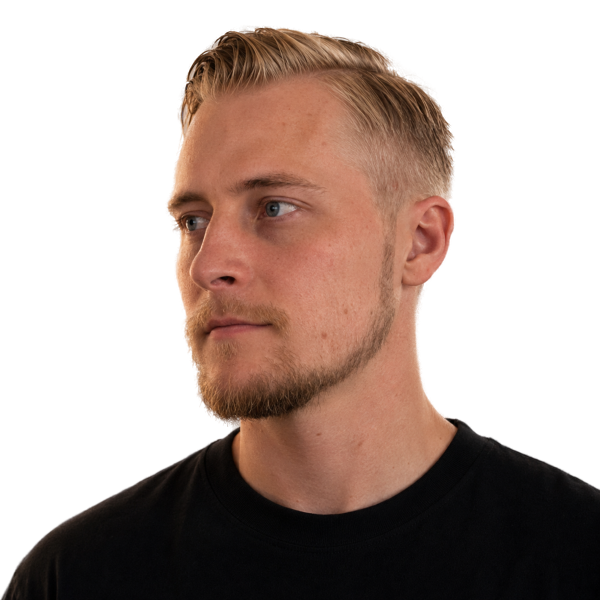
#> input picture tools/source/portrait-cutout-cache.png, 1200 x 1200 px (shown at 1/2 size)
$ python build-assets.py
#> lines starting #> are read from the running program, lines starting #| are printed output that depends on the picture; after the words box and inside, x2 and y2 are one past the last pixel; in counts of white or black regions, pixels touching at a corner belong together
#!/usr/bin/env python3
"""
Rebuilds every derived raster asset the site ships.

  portrait   — cuts the studio shot out of its backdrop, crops to 4:5, feathers
               the shoulders, and writes three WebP sizes plus the depth map the
               stipple and the depth cloud both read.
  captures   — the two real app captures (tools/source/*-capture.png, copied
               unedited from the project repositories) resized to the widths
               the <img srcset> lists.

Run from the repo root:  python3 tools/build-assets.py
Deps: pillow, numpy, scipy. rembg[cpu] only when the portrait source changes
(delete tools/source/portrait-cutout-cache.png to redo the cut-out).
Icons and the OG image are rendered by tools/render-images.js (Playwright).
"""

import os
import numpy as np
from PIL import Image, ImageFilter

ROOT = os.path.dirname(os.path.dirname(os.path.abspath(__file__)))
IMG = os.path.join(ROOT, "assets", "img")
WORK = os.path.join(ROOT, "work")
SRC = os.path.join(ROOT, "tools", "source")

PORTRAIT_SOURCE = os.path.join(SRC, "portrait-source.png")  # 1200x1200 studio shot
CAPTURES = {
    "metalvisualkit": "metalvisualkit-capture.png",
    "devicemonitor": "devicemonitor-capture.png",
}
CAPTURE_WIDTHS = (360, 480, 720)


def cut_out(src_path):
    """Background removal. Cached — delete the cache file to redo."""
#> called with src_path = 'tools/source/portrait-source.png'
    cache = os.path.join(SRC, "portrait-cutout-cache.png")
    if os.path.exists(cache):
        return Image.open(cache).convert("RGBA")
#> returned value is the input picture: PIL image 1200x1200 RGBA; mean R, G, B, A 122.1, 82.8, 65.1, 126.2
    from rembg import remove, new_session
    session = new_session("isnet-general-use")
    out = remove(
        Image.open(src_path).convert("RGB"),
        session=session,
        alpha_matting=True,
        alpha_matting_foreground_threshold=252,
        alpha_matting_background_threshold=8,
        alpha_matting_erode_size=6,
    )
    out.save(cache)
    return out


def refine_edge(im, contrast=1.35):
    """Tighten the matte: erode the rim of backdrop-coloured pixels, keep hair."""
#> called with contrast = 1.35
    alpha = im.getchannel("A")
    eroded = alpha.filter(ImageFilter.MinFilter(3))
    alpha = Image.blend(alpha, eroded, 0.65)
    lut = [max(0, min(255, int(((v / 255 - 0.5) * contrast + 0.5) * 255))) for v in range(256)]
    im.putalpha(alpha.point(lut))
    return im


def feather_base(im, fade_fraction=0.20):
    """Fade the alpha to zero over the bottom slice so the torso has no cut line."""
#> called with fade_fraction = 0.2
    alpha = np.asarray(im.getchannel("A")).astype(np.float32)
#> alpha: shape (1050, 840) float32
    h = alpha.shape[0]
#> h = 1050
    start = int(h * (1 - fade_fraction))
#> start = 840
    k = np.linspace(0, 1, h - start, dtype=np.float32)
#> k = 210 values from 0 to 1
    k = k * k * (3 - 2 * k)  # smoothstep — a linear fade reads as a band
    alpha[start:] *= (1 - k)[:, None]
#> alpha: shape (1050, 840) float32; min 0, max 255, mean 128
    im.putalpha(Image.fromarray(alpha.astype(np.uint8)))
#> im: PIL image 840x1050 RGBA
    return im


def build_portrait():
    if not os.path.exists(PORTRAIT_SOURCE):
        print("! portrait source missing:", PORTRAIT_SOURCE)
        return
    cut = refine_edge(cut_out(PORTRAIT_SOURCE))

    # Crop tight on the head: measured on the 1200 px source.
    head_centre_x = 622
    crop_w, crop_h = 840, 1050
    left = max(0, head_centre_x - crop_w // 2)
    cut = cut.crop((left, 10, left + crop_w, 10 + crop_h))
    cut = feather_base(cut)

    ratio = cut.size[1] / cut.size[0]
#> ratio = 1.25
    for width, name, quality in ((840, "portrait.webp", 88), (600, "portrait-600.webp", 86), (300, "portrait-300.webp", 84)):
        out = cut.resize((width, round(width * ratio)), Image.LANCZOS)
        path = os.path.join(IMG, name)
        out.save(path, quality=quality, method=6)
        print(f"  {name} {out.size} {os.path.getsize(path) // 1024} KB")
    build_depth_map(cut, os.path.join(IMG, "portrait-depth.webp"))


def build_depth_map(portrait_rgba, out_path, width=300):
    """Bake the four-channel map both renderers read.

      R  depth — a per-row distance transform (each slice through a head is
         roughly a cylinder, so the centre of the slice is its nearest point)
         plus a high-pass of the shading, which carries the nose, brow and
         cheekbone; a gentle vertical falloff puts the chin behind the brow.
      G  feature detail — a band-passed edge response with the silhouette
         suppressed, so eyelids, lips and the jaw get points and pores do not.
      B  distance from the silhouette.
      A  the portrait mask.
    Written as lossless WebP so every channel survives byte for byte.
    """
#> called with out_path = 'assets/img/portrait-depth.webp', width = 300
    from scipy.ndimage import distance_transform_edt, gaussian_filter, sobel

    ratio = portrait_rgba.size[1] / portrait_rgba.size[0]
#> ratio = 1.25
    small = portrait_rgba.resize((width, round(width * ratio)), Image.LANCZOS)
    arr = np.asarray(small).astype(np.float32) / 255.0
    rgb, alpha = arr[..., :3], arr[..., 3]
#> alpha: shape (375, 300) float32
    inside = alpha > 0.5
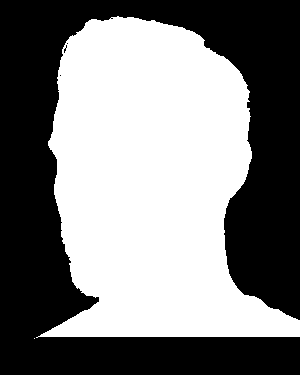
#> inside: shape (375, 300) bool; 49.8% white; 2 white regions (1 under 20 px), largest, box (x1, y1, x2, y2) and area: (36, 16, 300, 338) 56079
    h, w = inside.shape
#> h = 375; w = 300

    dist = distance_transform_edt(inside).astype(np.float32)
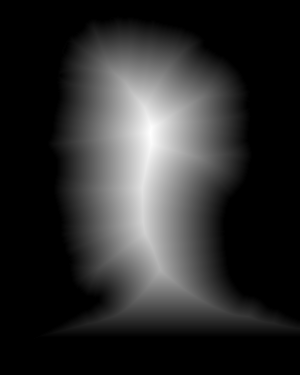
#> dist: shape (375, 300) float32; min 0, max 97.33, mean 17.1; drawn with min black and max white
    row_max = dist.max(axis=1, keepdims=True)
#> row_max = 375 values, max 97.33 at index 132, min 0 at index 0, mean 53.52
    volume = np.where(row_max > 0, dist / np.maximum(row_max, 1e-5), 0.0)
    volume = gaussian_filter(np.sqrt(volume), sigma=2.2)

    luma = 0.2126 * rgb[..., 0] + 0.7152 * rgb[..., 1] + 0.0722 * rgb[..., 2]
    luma = gaussian_filter(luma, sigma=1.2)
    detail = luma - gaussian_filter(luma, sigma=7.0)
    fall = np.linspace(1.0, 0.70, h, dtype=np.float32)[:, None]

    depth = gaussian_filter(volume * fall + detail * 0.55, sigma=1.0)
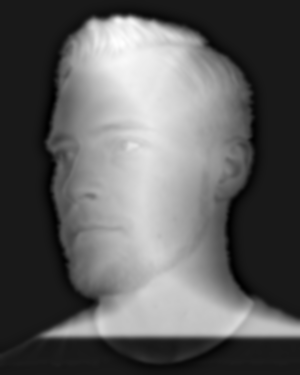
#> depth: shape (375, 300) float32; min -0.113, max 1, mean 0.307; drawn with min black and max white
    if inside.any():
        lo, hi = np.percentile(depth[inside], (2, 98))
#> lo = 0.211; hi = 0.933
        depth = np.clip((depth - lo) / max(1e-5, hi - lo), 0, 1)

    band = gaussian_filter(luma, sigma=0.7) - gaussian_filter(luma, sigma=3.4)
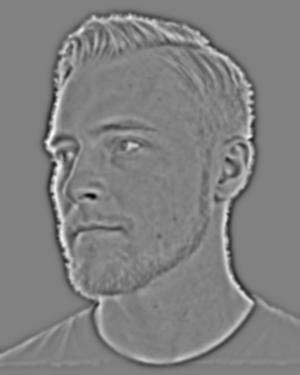
#> band: shape (375, 300) float32; min -0.209, max 0.203, mean 7.63e-11; drawn with min black and max white
    edges = np.hypot(sobel(band, axis=1, mode="nearest"), sobel(band, axis=0, mode="nearest"))
    rim = np.clip(dist / 3.0, 0, 1)
    edges *= inside * rim
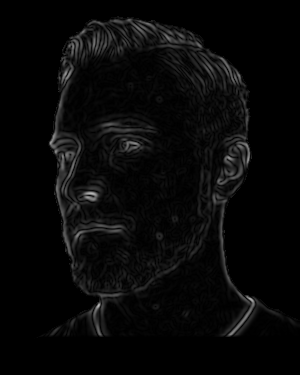
#> edges: shape (375, 300) float32; min 0, max 0.729, mean 0.0326
    if inside.any():
        hi_e = np.percentile(edges[inside], 97.0)
#> hi_e = 0.282
        edges = np.clip(edges / max(hi_e, 1e-5), 0, 1)
    edges = gaussian_filter(edges, sigma=0.6)
    edges = np.clip((edges - 0.22) / 0.48, 0, 1)
    edges = edges * edges * (3.0 - 2.0 * edges)

    out = np.zeros((h, w, 4), dtype=np.uint8)
    out[..., 0] = (depth * 255).astype(np.uint8)
    out[..., 1] = (edges * 255).astype(np.uint8)
#> out: shape (375, 300, 4); mean of channels 0, 1, 2, 3 71.2, 19.5, 0, 0
    out[..., 2] = (rim * 255).astype(np.uint8)
    out[..., 3] = (alpha * 255).astype(np.uint8)
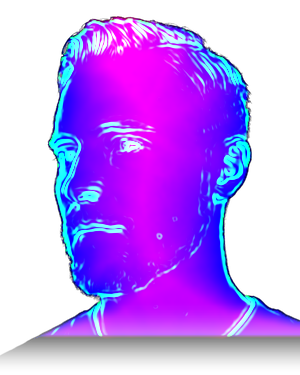
#> out: shape (375, 300, 4); mean of channels 0, 1, 2, 3 71.2, 19.5, 124.3, 127.9; transparent parts drawn white
    Image.fromarray(out, mode="RGBA").save(out_path, lossless=True, exact=True, method=6)
    print(f"  {os.path.basename(out_path)} {small.size} {os.path.getsize(out_path) // 1024} KB (R depth, G detail, B rim, A mask)")
#|   portrait-depth.webp (300, 375) 41 KB (R depth, G detail, B rim, A mask)


def build_captures():
    for name, filename in CAPTURES.items():
        path = os.path.join(SRC, filename)
        if not os.path.exists(path):
            print("! capture missing:", path)
            continue
        im = Image.open(path).convert("RGB")
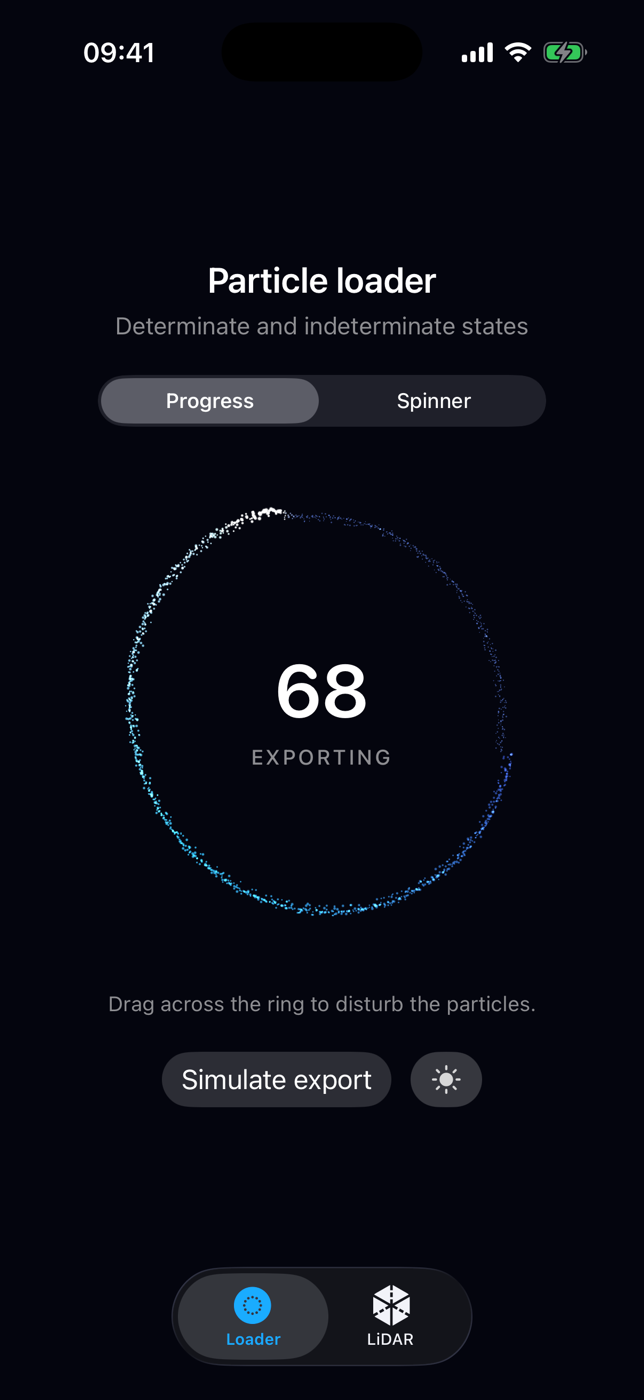
#> input picture tools/source/metalvisualkit-capture.png, 644 x 1400 px
#> im: PIL image 644x1400 RGB
        w, h = im.size
#> w = 644; h = 1400
        widths = sorted({min(tw, w) for tw in CAPTURE_WIDTHS})
#> widths = [360, 480, 644]
        candidates = []
        for tw in widths:
            th = round(h * tw / w)
            out = im.resize((tw, th), Image.LANCZOS) if tw != w else im
            out_path = os.path.join(WORK, f"{name}-{tw}.webp")
            out.save(out_path, quality=82, method=6)
            candidates.append(f"/work/{name}-{tw}.webp {tw}w")
            print(f"  {name}-{tw}.webp {tw}x{th} {os.path.getsize(out_path) // 1024} KB")
#> this loop made 3 passes
#|   metalvisualkit-360.webp 360x783 11 KB
#|   metalvisualkit-480.webp 480x1043 16 KB
#|   metalvisualkit-644.webp 644x1400 24 KB
#> after the loop, candidates = ['/work/metalvisualkit-360.webp 360w', '/work/metalvisualkit-480.webp 480w', '/work/metalvisualkit-644.webp 644w']
        print(f'  srcset="{", ".join(candidates)}" width="{w}" height="{h}"  (unedited capture {w}x{h})')
#|   srcset="/work/metalvisualkit-360.webp 360w, /work/metalvisualkit-480.webp 480w, /work/metalvisualkit-644.webp 644w" width="644" height="1400"  (unedited capture 644x1400)


def main():
    print("portrait:")
    build_portrait()
    print("captures:")
    build_captures()


if __name__ == "__main__":
    main()
